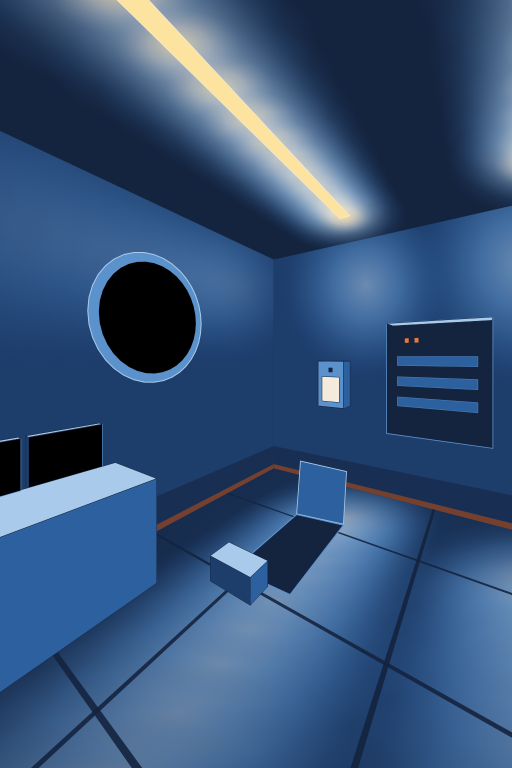
#> input picture design/room-views/room-a/kit/sheetD/ra-D-guide.png, 1024 x 1536 px (shown at 1/2 size)
$ python cropsD.py
#> lines starting #> are read from the running program, lines starting #| are printed output that depends on the picture
# Sheet RA-D's phone crops, for the page only: what each phone's stage shows of the guide (with the furniture), its 70-degree slice
# at 5 degrees down cut from the 1024 x 1536 painting and scaled to the stage (390 x 653, 430 x 741, 402 x 551). Reads the slices
# from room-a-ra-d.json. Writes ra-D-phone-<width>.png. The image session never receives these. Usage: python3 -I cropsD.py
import json, os
from PIL import Image
D = os.path.dirname(os.path.abspath(__file__))
m = json.load(open(os.path.join(D, 'room-a-ra-d.json'))); g = Image.open(os.path.join(D, 'ra-D-guide.png')).convert('RGB')
#> (reads design/room-views/room-a/kit/sheetD/room-a-ra-d.json from the repository)
#> further down, g is the input picture: PIL image 1024x1536 RGB; mean R, G, B 52.9, 81.9, 119.9
for key, s in m['camera']['phones']['slices'].items():
    x0, y0, x1, y1 = s['paintingRect']; W, SH = s['stage']
    if x0 < 0 or y0 < 0 or x1 > 1024 or y1 > 1536: raise SystemExit(f'{key}: the slice leaves the painting')
    g.crop((round(x0), round(y0), round(x1), round(y1))).resize((W, SH), Image.LANCZOS).save(os.path.join(D, f'ra-D-phone-{W}.png'), optimize=True)
    print(key, 'crop', [round(v) for v in (x0, y0, x1, y1)], '->', W, 'x', SH)
#> this loop made 3 passes
#> pass 1, `g.crop((round(x0), round(y0), round(x1), round(y1))).resize((W, SH), I..`:
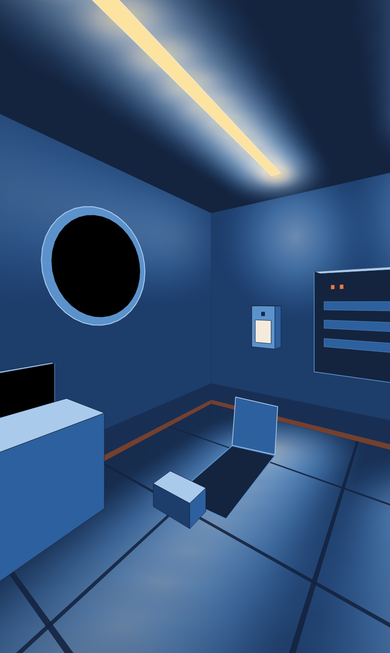
#> saved as ra-D-phone-390.png: PIL image 390x653 RGB; mean R, G, B 52.5, 81.2, 118.9
#> pass 2, `g.crop((round(x0), round(y0), round(x1), round(y1))).resize((W, SH), I..`:
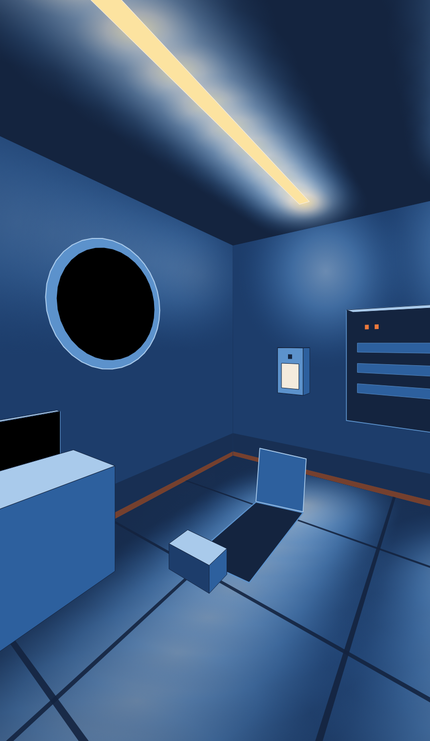
#> saved as ra-D-phone-430.png: PIL image 430x741 RGB; mean R, G, B 52.8, 81.5, 118.9
